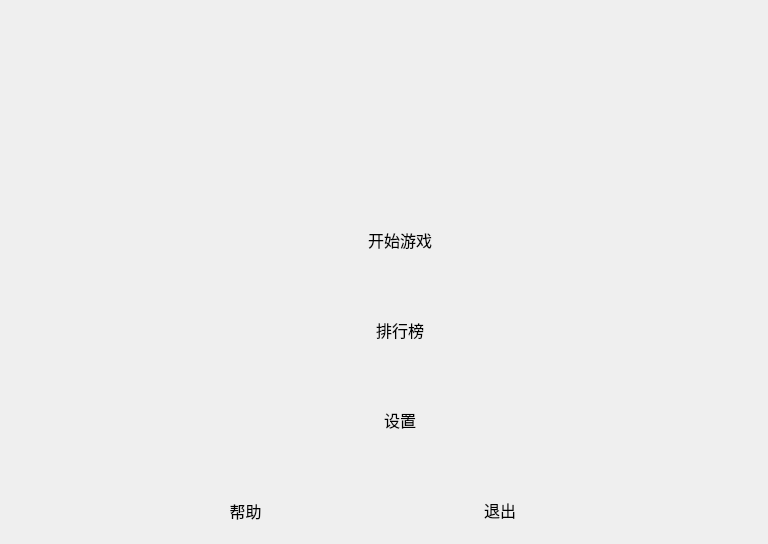
<?xml version="1.0" encoding="UTF-8"?>
<ui version="4.0">
 <class>Menu</class>
 <widget class="QMainWindow" name="Menu">
  <property name="geometry">
   <rect>
    <x>0</x>
    <y>0</y>
    <width>768</width>
    <height>544</height>
   </rect>
  </property>
  <property name="sizePolicy">
   <sizepolicy hsizetype="Minimum" vsizetype="Minimum">
    <horstretch>0</horstretch>
    <verstretch>0</verstretch>
   </sizepolicy>
  </property>
  <property name="minimumSize">
   <size>
    <width>768</width>
    <height>544</height>
   </size>
  </property>
  <property name="maximumSize">
   <size>
    <width>768</width>
    <height>544</height>
   </size>
  </property>
  <property name="windowTitle">
   <string>菜单</string>
  </property>
  <property name="windowIcon">
   <iconset resource="res.qrc">
    <normaloff>:/图标.ico</normaloff>:/图标.ico</iconset>
  </property>
  <property name="styleSheet">
   <string notr="true">background-image: url(:/777.jpg);</string>
  </property>
  <widget class="QWidget" name="centralwidget">
   <widget class="QPushButton" name="pushButton">
    <property name="geometry">
     <rect>
      <x>350</x>
      <y>210</y>
      <width>100</width>
      <height>60</height>
     </rect>
    </property>
    <property name="font">
     <font>
      <family>Adobe Devanagari</family>
      <pointsize>12</pointsize>
     </font>
    </property>
    <property name="styleSheet">
     <string notr="true">background-image: url(:/888.png);
border-top-color: rgb(0, 0, 0);</string>
    </property>
    <property name="text">
     <string>开始游戏</string>
    </property>
    <property name="flat">
     <bool>true</bool>
    </property>
   </widget>
   <widget class="QPushButton" name="pushButton_2">
    <property name="geometry">
     <rect>
      <x>350</x>
      <y>300</y>
      <width>100</width>
      <height>60</height>
     </rect>
    </property>
    <property name="font">
     <font>
      <family>Adobe Devanagari</family>
      <pointsize>12</pointsize>
     </font>
    </property>
    <property name="styleSheet">
     <string notr="true">background-image: url(:/888.png);</string>
    </property>
    <property name="text">
     <string>排行榜</string>
    </property>
    <property name="flat">
     <bool>true</bool>
    </property>
   </widget>
   <widget class="QPushButton" name="pushButton_3">
    <property name="geometry">
     <rect>
      <x>450</x>
      <y>480</y>
      <width>100</width>
      <height>60</height>
     </rect>
    </property>
    <property name="font">
     <font>
      <family>Adobe Devanagari</family>
      <pointsize>12</pointsize>
     </font>
    </property>
    <property name="styleSheet">
     <string notr="true">background-image: url(:/888.png);</string>
    </property>
    <property name="text">
     <string>退出</string>
    </property>
    <property name="flat">
     <bool>true</bool>
    </property>
   </widget>
   <widget class="QPushButton" name="pushButton_4">
    <property name="geometry">
     <rect>
      <x>350</x>
      <y>390</y>
      <width>100</width>
      <height>60</height>
     </rect>
    </property>
    <property name="font">
     <font>
      <family>Adobe Devanagari</family>
      <pointsize>12</pointsize>
     </font>
    </property>
    <property name="styleSheet">
     <string notr="true">background-image: url(:/888.png);</string>
    </property>
    <property name="text">
     <string>设置</string>
    </property>
    <property name="flat">
     <bool>true</bool>
    </property>
   </widget>
   <widget class="QPushButton" name="btn_bangzhu">
    <property name="geometry">
     <rect>
      <x>180</x>
      <y>480</y>
      <width>131</width>
      <height>61</height>
     </rect>
    </property>
    <property name="font">
     <font>
      <family>Adobe Devanagari</family>
      <pointsize>12</pointsize>
      <weight>50</weight>
      <bold>false</bold>
     </font>
    </property>
    <property name="styleSheet">
     <string notr="true">background-image: url(:/888.png);</string>
    </property>
    <property name="text">
     <string>帮助</string>
    </property>
    <property name="flat">
     <bool>true</bool>
    </property>
   </widget>
   <widget class="QLabel" name="label">
    <property name="geometry">
     <rect>
      <x>120</x>
      <y>-10</y>
      <width>491</width>
      <height>181</height>
     </rect>
    </property>
    <property name="styleSheet">
     <string notr="true">background-image: url(:/2.png);</string>
    </property>
    <property name="text">
     <string/>
    </property>
   </widget>
   <zorder>pushButton_3</zorder>
   <zorder>pushButton_4</zorder>
   <zorder>pushButton_2</zorder>
   <zorder>pushButton</zorder>
   <zorder>btn_bangzhu</zorder>
   <zorder>label</zorder>
  </widget>
 </widget>
 <resources>
  <include location="res.qrc"/>
 </resources>
 <connections/>
</ui>
